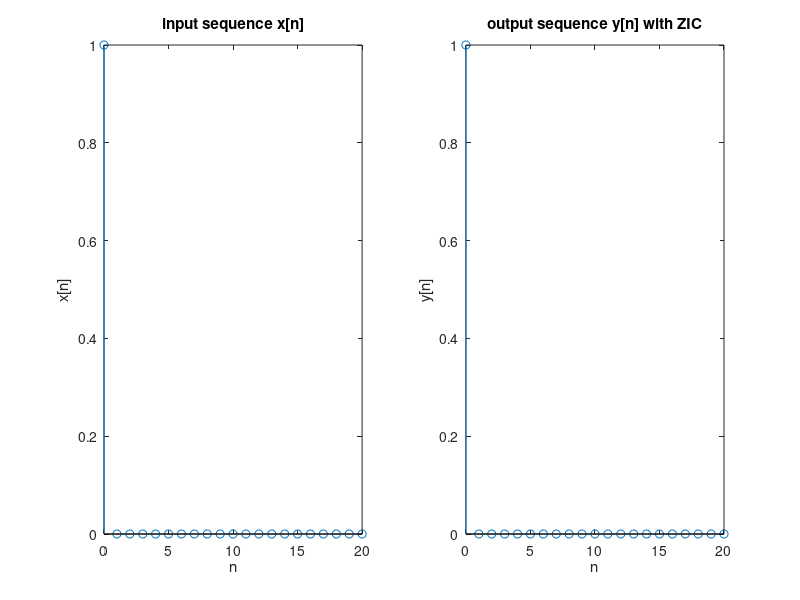

Write the MATLAB code that produced this figure.
%% inbuilt functions
b=input('Enter the coefficients of x: ');
a=input('Enter the coefficients of y: ');

initial_conditions=[0 0];

ic = filtic(b, a, flip(initial_conditions));
n = 0:20;
% x = [n >= 0] - [n >= 2];
x = double(n == 0);
y = filter(b, a, x, ic);
 
subplot(121);
stem(n,x);
title('input sequence x[n]');
xlabel('n');
ylabel('x[n]');
subplot(122);
stem(n,y);
 
title('output sequence y[n] with ZIC');
xlabel('n');
ylabel('y[n]');
disp('y[n]=');
disp(y)
